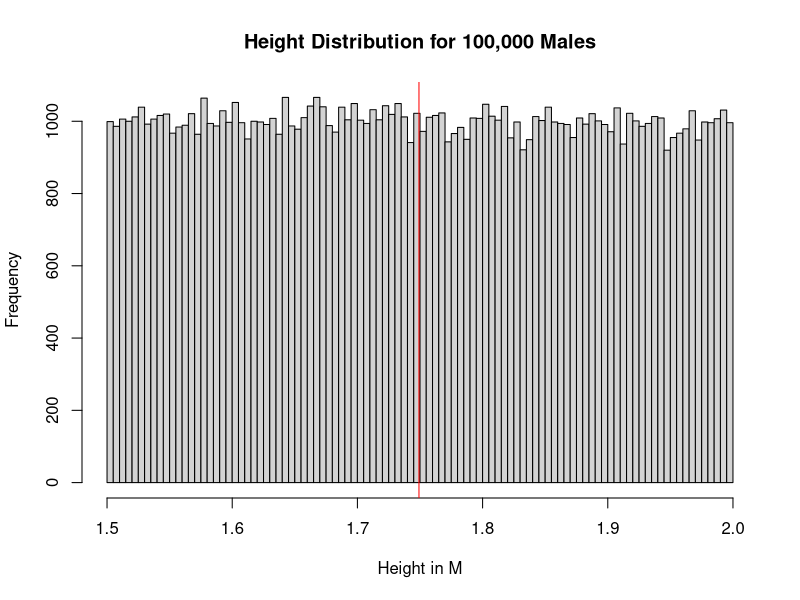
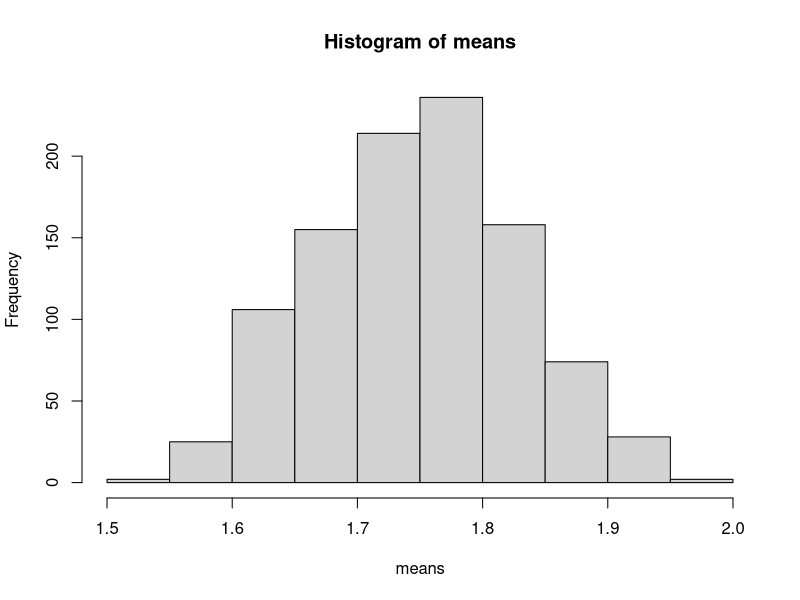
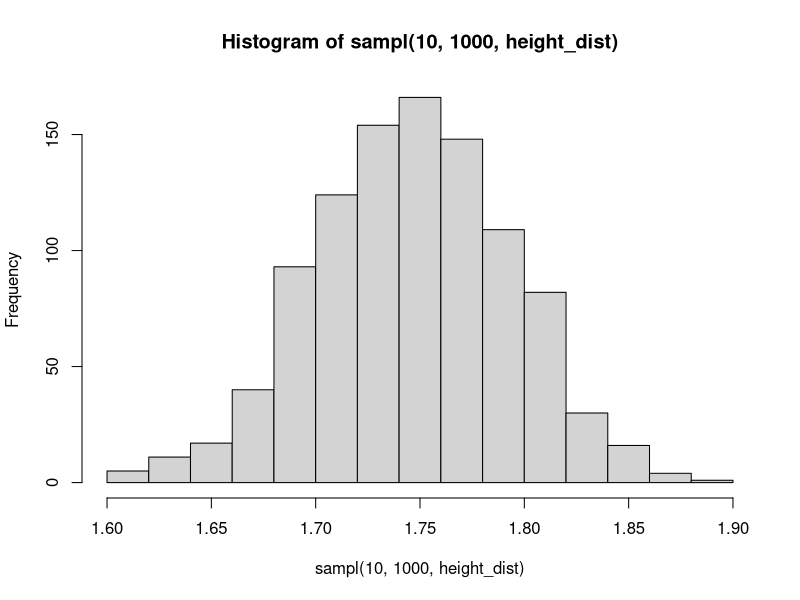
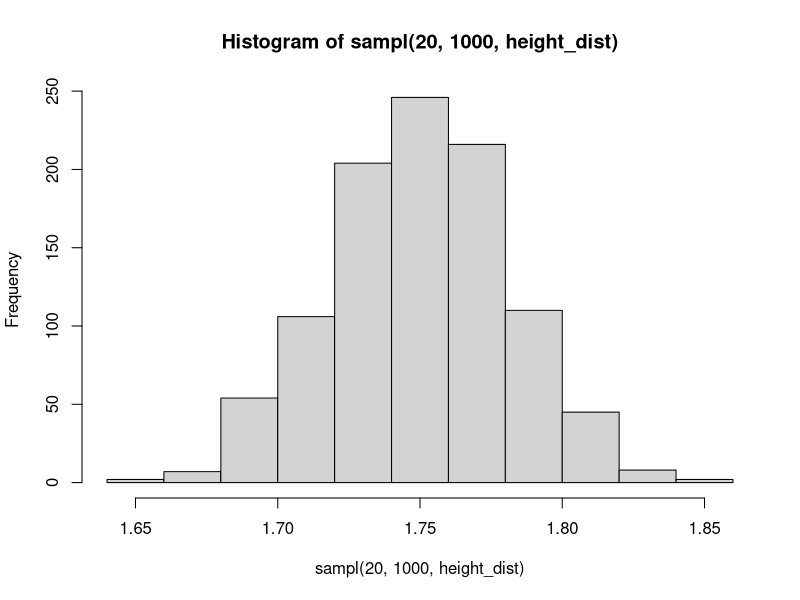
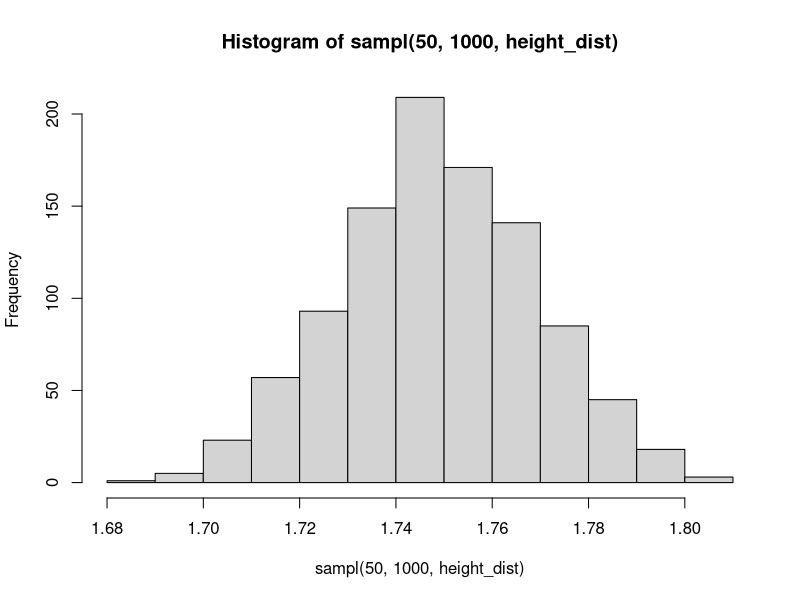

Here is the R script that generated these plots, in order:
## ---- chunk 1
knitr::opts_chunk$set(fig.path='README_figs/README-')
## ---- chunk 2
height_dist <- runif(100000, 1.5, 2)
mean_height <- mean(height_dist)
hist(height_dist, 
     main = 'Height Distribution for 100,000 Males',
     xlab = 'Height in M',
     breaks = 100)
abline(v=mean_height,col="red")
## ---- chunk 3
# Function takes the sample size N, the number of sampling repetitions to complete and distribution to sample from

sampl <- function(n, reps, dist) {
  samples <- replicate(reps, sample(dist, n))
  sample_means <- colMeans(samples)
  return(sample_means)
}
## ---- chunk 4
means <- sampl(3, 1000, height_dist)
hist(means)
## ---- chunk 5
hist(sampl(10, 1000, height_dist))
## ---- chunk 6
hist(sampl(20, 1000, height_dist))
## ---- chunk 7
hist(sampl(50, 1000, height_dist))
## ---- chunk 8

knitr::opts_chunk$get('fig.path')
